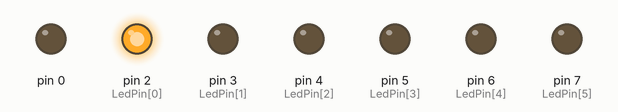
A sketch run on a simulated Arduino Uno, built with avr-gcc and run on an emulated ATmega328P. On the bench: output pins drawn as LEDs (lit = HIGH).

Above: at 0.02 s.
At 0.47 s:
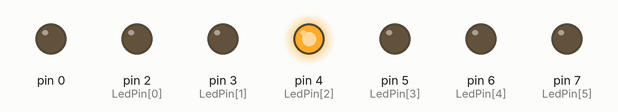
At 0.67 s:
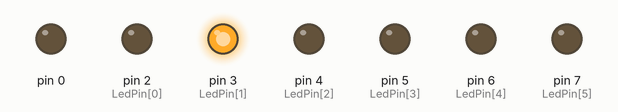
At 1.37 s:
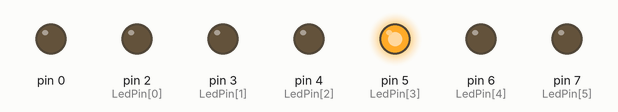
At 2.02 s:
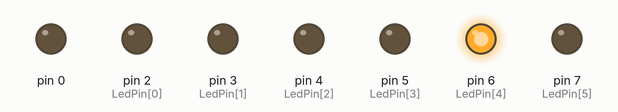
At 2.7 s:
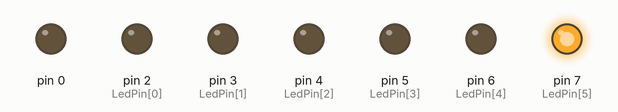
Timing chart, 0 to 3.0 s (numbered marks = the images above):
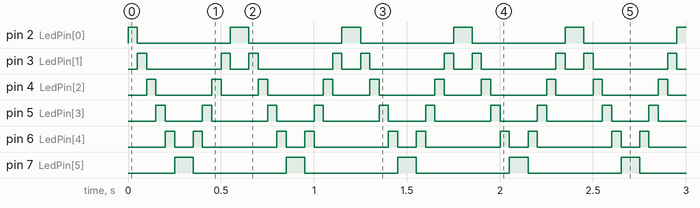

Measured:
- by itself, pin 2 (LedPin[0]), pin 7 (LedPin[5]): alternates HIGH for 0.10 s and LOW for 0.50 s
- by itself, pin 3 (LedPin[1]): repeats every 0.60 s: LOW 0.40 s, HIGH 0.05 s, LOW 0.10 s, HIGH 0.05 s
- by itself, pin 4 (LedPin[2]): repeats every 0.60 s: LOW 0.30 s, HIGH 0.05 s, LOW 0.20 s, HIGH 0.05 s
- by itself, pin 5 (LedPin[3]): repeats every 0.60 s: LOW 0.20 s, HIGH 0.05 s, LOW 0.30 s, HIGH 0.05 s
- by itself, pin 6 (LedPin[4]): repeats every 0.60 s: LOW 0.10 s, HIGH 0.05 s, LOW 0.40 s, HIGH 0.05 s

The sketch:

knight_rider_effect.ino
```cpp
const int PinNum = 6;
int LedPin[PinNum] = {2, 3, 4, 5, 6, 7};

void setup(){
   for (int i = 0; i<= PinNum; i++){
    pinMode(LedPin[i], OUTPUT);
   }
}


void loop(){
  for (int i = 0; i<= PinNum - 1; i++){
    digitalWrite(LedPin[i], HIGH);
    delay(50);
    digitalWrite(LedPin[i], LOW);

  }

  for (int i = PinNum - 1; i>= 0; i--){
    digitalWrite(LedPin[i], HIGH);
    delay(50);
    digitalWrite(LedPin[i], LOW);
  }
}
```
